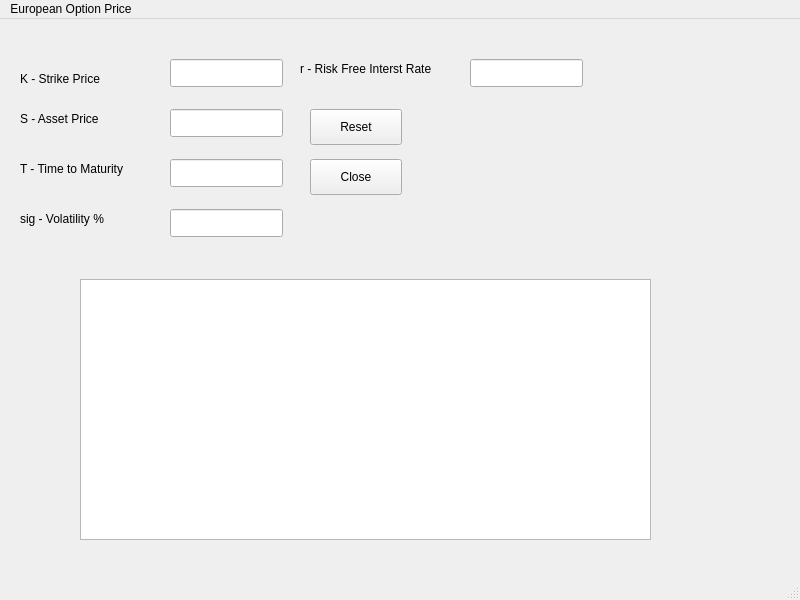
<?xml version="1.0" encoding="UTF-8"?>
<ui version="4.0">
 <class>MainWindow</class>
 <widget class="QMainWindow" name="MainWindow">
  <property name="geometry">
   <rect>
    <x>0</x>
    <y>0</y>
    <width>800</width>
    <height>600</height>
   </rect>
  </property>
  <property name="windowTitle">
   <string>European Option Pricing</string>
  </property>
  <widget class="QWidget" name="centralwidget">
   <widget class="QLineEdit" name="entryK">
    <property name="geometry">
     <rect>
      <x>170</x>
      <y>40</y>
      <width>113</width>
      <height>28</height>
     </rect>
    </property>
   </widget>
   <widget class="QLabel" name="label">
    <property name="geometry">
     <rect>
      <x>20</x>
      <y>50</y>
      <width>121</width>
      <height>20</height>
     </rect>
    </property>
    <property name="text">
     <string>K - Strike Price</string>
    </property>
   </widget>
   <widget class="QLabel" name="label_2">
    <property name="geometry">
     <rect>
      <x>20</x>
      <y>90</y>
      <width>121</width>
      <height>20</height>
     </rect>
    </property>
    <property name="text">
     <string>S - Asset Price</string>
    </property>
   </widget>
   <widget class="QLineEdit" name="entryS">
    <property name="geometry">
     <rect>
      <x>170</x>
      <y>90</y>
      <width>113</width>
      <height>28</height>
     </rect>
    </property>
    <property name="text">
     <string/>
    </property>
   </widget>
   <widget class="QLineEdit" name="entryT">
    <property name="geometry">
     <rect>
      <x>170</x>
      <y>140</y>
      <width>113</width>
      <height>28</height>
     </rect>
    </property>
    <property name="text">
     <string/>
    </property>
   </widget>
   <widget class="QLabel" name="label_3">
    <property name="geometry">
     <rect>
      <x>20</x>
      <y>140</y>
      <width>131</width>
      <height>20</height>
     </rect>
    </property>
    <property name="text">
     <string>T - Time to Maturity</string>
    </property>
   </widget>
   <widget class="QLineEdit" name="entrySigma">
    <property name="geometry">
     <rect>
      <x>170</x>
      <y>190</y>
      <width>113</width>
      <height>28</height>
     </rect>
    </property>
    <property name="text">
     <string/>
    </property>
   </widget>
   <widget class="QLabel" name="label_4">
    <property name="geometry">
     <rect>
      <x>20</x>
      <y>190</y>
      <width>131</width>
      <height>20</height>
     </rect>
    </property>
    <property name="text">
     <string>sig - Volatility %</string>
    </property>
   </widget>
   <widget class="QLabel" name="label_5">
    <property name="geometry">
     <rect>
      <x>300</x>
      <y>40</y>
      <width>171</width>
      <height>20</height>
     </rect>
    </property>
    <property name="text">
     <string>r - Risk Free Interst Rate</string>
    </property>
   </widget>
   <widget class="QLineEdit" name="entryR">
    <property name="geometry">
     <rect>
      <x>470</x>
      <y>40</y>
      <width>113</width>
      <height>28</height>
     </rect>
    </property>
    <property name="text">
     <string/>
    </property>
   </widget>
   <widget class="QTextEdit" name="OutputDisplay">
    <property name="geometry">
     <rect>
      <x>80</x>
      <y>260</y>
      <width>571</width>
      <height>261</height>
     </rect>
    </property>
    <property name="readOnly">
     <bool>true</bool>
    </property>
   </widget>
   <widget class="QPushButton" name="btnReset">
    <property name="geometry">
     <rect>
      <x>310</x>
      <y>90</y>
      <width>92</width>
      <height>36</height>
     </rect>
    </property>
    <property name="text">
     <string>Reset</string>
    </property>
   </widget>
   <widget class="QPushButton" name="btnClose">
    <property name="geometry">
     <rect>
      <x>310</x>
      <y>140</y>
      <width>92</width>
      <height>36</height>
     </rect>
    </property>
    <property name="text">
     <string>Close</string>
    </property>
   </widget>
  </widget>
  <widget class="QMenuBar" name="menubar">
   <property name="geometry">
    <rect>
     <x>0</x>
     <y>0</y>
     <width>800</width>
     <height>20</height>
    </rect>
   </property>
   <widget class="QMenu" name="menuEuropean_Option_Price">
    <property name="title">
     <string>European Option Price</string>
    </property>
   </widget>
   <addaction name="menuEuropean_Option_Price"/>
  </widget>
  <widget class="QStatusBar" name="statusbar"/>
 </widget>
 <resources/>
 <connections/>
</ui>
